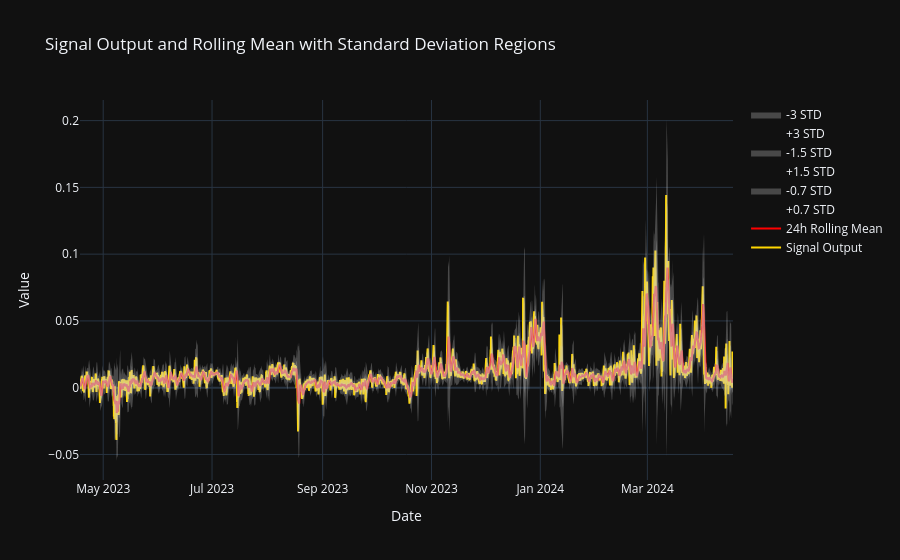

The cell this chart's notebook holds for it:
### Code cell
# Plotting
fig = go.Figure()

# Signal Output and Rolling Mean
fig.add_trace(go.Scatter(x=df.index, y=df['sigai_output'], mode='lines', name='Signal Output'))
fig.add_trace(go.Scatter(x=df.index, y=df['rolling_mean'], mode='lines', name='24h Rolling Mean'))

# Standard Deviation Areas
fig.add_trace(go.Scatter(x=df.index, y=df['upper_0.7std'], mode='lines', name='+0.7 STD', line=dict(width=0)))
fig.add_trace(go.Scatter(x=df.index, y=df['lower_0.7std'], mode='lines', name='-0.7 STD', fill='tonexty', line=dict(width=0)))

fig.add_trace(go.Scatter(x=df.index, y=df['upper_1.5std'], mode='lines', name='+1.5 STD', line=dict(width=0)))
fig.add_trace(go.Scatter(x=df.index, y=df['lower_1.5std'], mode='lines', name='-1.5 STD', fill='tonexty', line=dict(width=0)))

fig.add_trace(go.Scatter(x=df.index, y=df['upper_3std'], mode='lines', name='+3 STD', line=dict(width=0)))
fig.add_trace(go.Scatter(x=df.index, y=df['lower_3std'], mode='lines', name='-3 STD', fill='tonexty', line=dict(width=0)))

# Update line colors by accessing the traces and updating the 'line.color' property
for trace in fig.data:
    if trace.name == "-3 STD" or trace.name == "+3 STD":
        trace.line.color = 'rgba(255,0,0,0.5)'  # Red with some transparency for 3 STD lines
    elif trace.name == "-1.5 STD" or trace.name == "+1.5 STD":
        trace.line.color = 'rgba(0,255,0,0.5)'  # Green with some transparency for 2 STD lines
    elif trace.name == "-0.7 STD" or trace.name == "+0.7 STD":
        trace.line.color = 'rgba(0,0,255,0.5)'  # Blue with some transparency for 1 STD lines
    elif trace.name == "24h Rolling Mean":
        trace.line.color = 'red'  # Solid black for the rolling mean
    elif trace.name == "Signal Output":
        trace.line.color = 'gold'  # Solid gold for the signal output

# Update the fill color by setting 'fillcolor' in the case of filled areas
for trace in fig.data:
    if 'fill' in trace:
        trace.fillcolor = 'rgba(200,200,200,0.3)'  # Light grey fill with some transparency

fig.update_layout(title='Signal Output and Rolling Mean with Standard Deviation Regions', xaxis_title='Date', yaxis_title='Value')

fig.show()

### Figure 1 — Plotly figure (JSON) as saved in the notebook; plotly's stock layout.template omitted (floating-point values rounded to 4 significant figures; data arrays with more than 128 entries replaced by an {"elided": "..."} marker saying what was removed)
{"data": [{"mode": "lines", "name": "Signal Output", "x": {"elided": "8783 str values"}, "y": {"elided": "8783 float values"}, "type": "scatter", "line": {"color": "gold"}, "fillcolor": "rgba(200,200,200,0.3)"}, {"mode": "lines", "name": "24h Rolling Mean", "x": {"elided": "8783 str values"}, "y": {"elided": "8783 float values"}, "type": "scatter", "line": {"color": "red"}, "fillcolor": "rgba(200,200,200,0.3)"}, {"line": {"width": 0, "color": "rgba(0,0,255,0.5)"}, "mode": "lines", "name": "+0.7 STD", "x": {"elided": "8783 str values"}, "y": {"elided": "8783 float values"}, "type": "scatter", "fillcolor": "rgba(200,200,200,0.3)"}, {"fill": "tonexty", "line": {"width": 0, "color": "rgba(0,0,255,0.5)"}, "mode": "lines", "name": "-0.7 STD", "x": {"elided": "8783 str values"}, "y": {"elided": "8783 float values"}, "type": "scatter", "fillcolor": "rgba(200,200,200,0.3)"}, {"line": {"width": 0, "color": "rgba(0,255,0,0.5)"}, "mode": "lines", "name": "+1.5 STD", "x": {"elided": "8783 str values"}, "y": {"elided": "8783 float values"}, "type": "scatter", "fillcolor": "rgba(200,200,200,0.3)"}, {"fill": "tonexty", "line": {"width": 0, "color": "rgba(0,255,0,0.5)"}, "mode": "lines", "name": "-1.5 STD", "x": {"elided": "8783 str values"}, "y": {"elided": "8783 float values"}, "type": "scatter", "fillcolor": "rgba(200,200,200,0.3)"}, {"line": {"width": 0, "color": "rgba(255,0,0,0.5)"}, "mode": "lines", "name": "+3 STD", "x": {"elided": "8783 str values"}, "y": {"elided": "8783 float values"}, "type": "scatter", "fillcolor": "rgba(200,200,200,0.3)"}, {"fill": "tonexty", "line": {"width": 0, "color": "rgba(255,0,0,0.5)"}, "mode": "lines", "name": "-3 STD", "x": {"elided": "8783 str values"}, "y": {"elided": "8783 float values"}, "type": "scatter", "fillcolor": "rgba(200,200,200,0.3)"}], "layout": {"title": {"text": "Signal Output and Rolling Mean with Standard Deviation Regions"}, "xaxis": {"title": {"text": "Date"}}, "yaxis": {"title": {"text": "Value"}}}}
